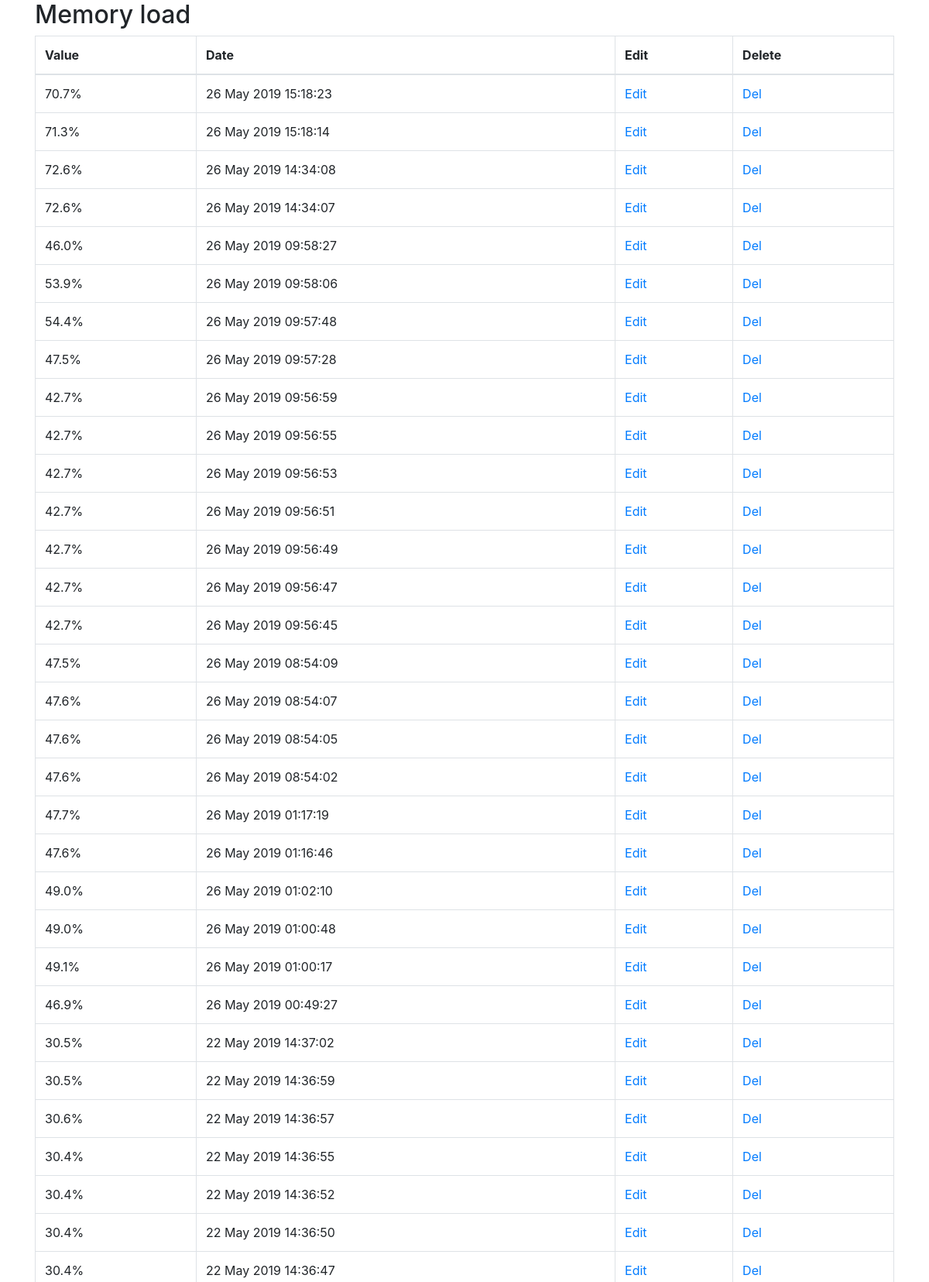
Page /sens_item/mem_val (upper part) on the committed database.
### api/models.py (models this page shows)
class SensorHistory(models.Model):
    date = models.DateTimeField(auto_now_add=True, blank=True)
    value = models.CharField(max_length=400)
    sensor = models.ForeignKey(Sensor, on_delete=models.CASCADE, related_name='sensor_history')

class Sensor(models.Model):
    name = models.CharField(max_length=100)
    min_value = models.IntegerField()
    max_value = models.IntegerField()
    slug = models.SlugField(unique=True, null=True)
    def __str__(self):
        return self.name

### index/views.py (the view)
# urls.py: path('sens_item/<slug:slug>', views.sensor_item, name="sens_item"),
def sensor_item(request, slug):
    data = models.SensorHistory.objects.filter(sensor__slug=slug).order_by('-date')
    sensor = models.Sensor.objects.get(slug__exact=slug)
    item = data[0]
    context = {'slug': slug, 'data': data, 'item': item}
    return render(request, template_name="sens_item.html", context=context)

### index/templates/sens_item.html (shortened to what this page needs)
{% extends "base.html" %}
{% load django_bootstrap_breadcrumbs %}
{% block content %}
    <h2>{{ data.last.sensor }}</h2>
    <table class="table table-bordered">
        <thead>
            <tr>
                <th>Value</th>
                <th>Date</th>
                <th>Edit</th>
                <th>Delete</th>
            </tr>
        </thead>
        <tbody>
            {% for each in data %}
                <tr>
                    <td>{{ each.value }}%</td>
                    <td>{{ each.date|date:'d F Y H:i:s' }}</td>
                    <td><a href="{% url 'sens_item_edit' each.id %}">Edit</a></td>
                    <td><a href="{% url 'sens_item_del' each.id %}">Del</a></td>
                </tr>
            {% endfor %}
        </tbody>
    </table>
{% endblock content %}

### rows in the picture
SensorHistory: last.sensor "Memory load"
SensorHistory: value "70.7", date "26 May 2019 15:18:23"
SensorHistory: value "71.3", date "26 May 2019 15:18:14"
SensorHistory: value "72.6", date "26 May 2019 14:34:08"
SensorHistory: value "72.6", date "26 May 2019 14:34:07"
SensorHistory: value "46.0", date "26 May 2019 09:58:27"
SensorHistory: value "53.9", date "26 May 2019 09:58:06"
SensorHistory: value "54.4", date "26 May 2019 09:57:48"
SensorHistory: value "47.5", date "26 May 2019 09:57:28"
SensorHistory: value "42.7", date "26 May 2019 09:56:59"
SensorHistory: value "42.7", date "26 May 2019 09:56:55"
SensorHistory: value "42.7", date "26 May 2019 09:56:53"
SensorHistory: value "42.7", date "26 May 2019 09:56:51"
SensorHistory: value "42.7", date "26 May 2019 09:56:49"
SensorHistory: value "42.7", date "26 May 2019 09:56:47"
SensorHistory: value "42.7", date "26 May 2019 09:56:45"
SensorHistory: value "47.5", date "26 May 2019 08:54:09"
SensorHistory: value "47.6", date "26 May 2019 08:54:07"
SensorHistory: value "47.6", date "26 May 2019 08:54:05"
SensorHistory: value "47.6", date "26 May 2019 08:54:02"
SensorHistory: value "47.7", date "26 May 2019 01:17:19"
SensorHistory: value "47.6", date "26 May 2019 01:16:46"
SensorHistory: value "49.0", date "26 May 2019 01:02:10"
SensorHistory: value "49.0", date "26 May 2019 01:00:48"
SensorHistory: value "49.1", date "26 May 2019 01:00:17"
SensorHistory: value "46.9", date "26 May 2019 00:49:27"
SensorHistory: value "30.5", date "22 May 2019 14:37:02"
SensorHistory: value "30.5", date "22 May 2019 14:36:59"
SensorHistory: value "30.6", date "22 May 2019 14:36:57"
SensorHistory: value "30.4", date "22 May 2019 14:36:55"
SensorHistory: value "30.4", date "22 May 2019 14:36:52"
SensorHistory: value "30.4", date "22 May 2019 14:36:50"
SensorHistory: value "30.4", date "22 May 2019 14:36:47"
